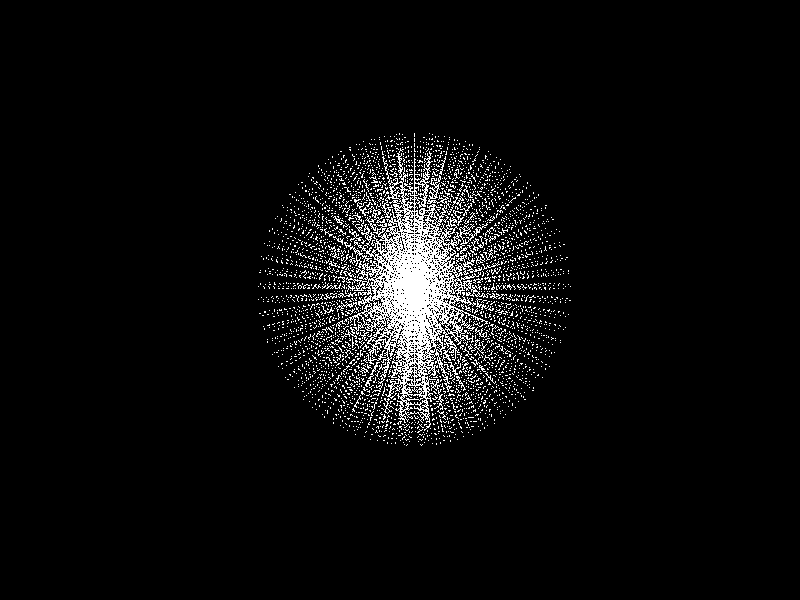
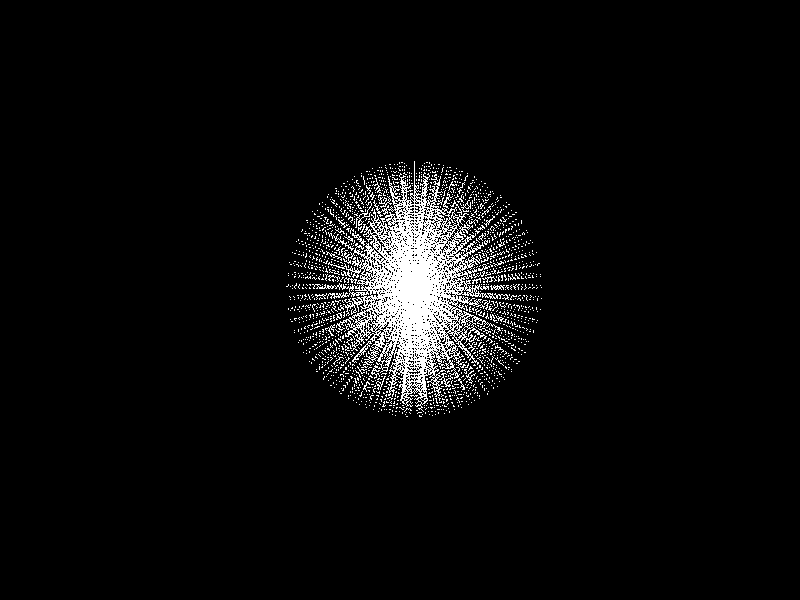
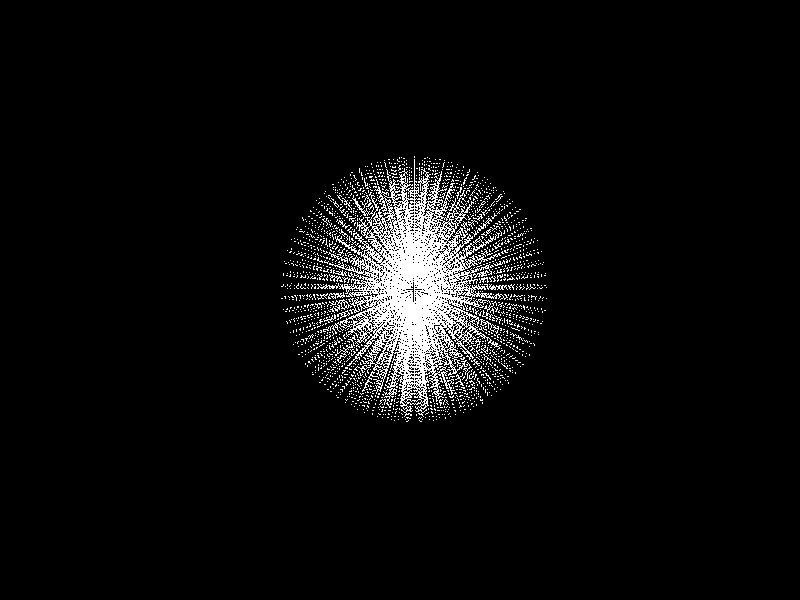
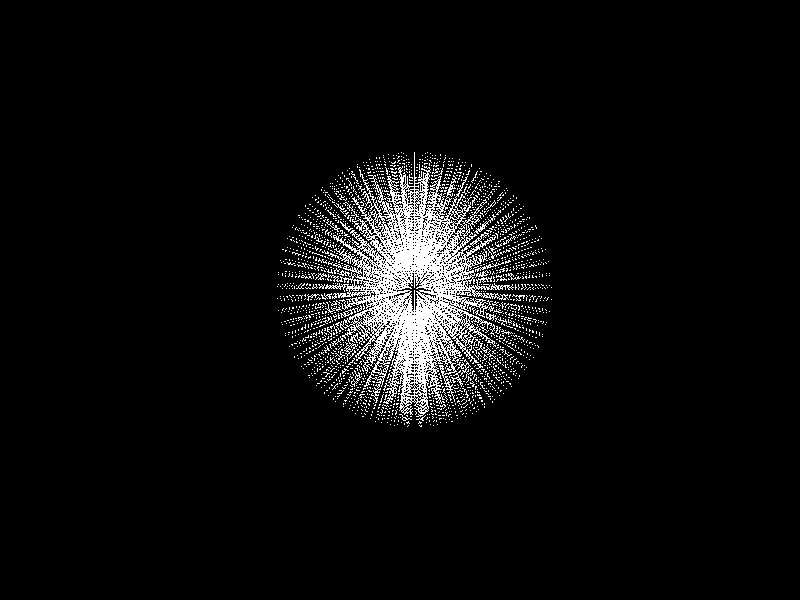

Here is the MATLAB script that generated these plots, in order:

num_steps = 60;

B = 32;

xgv = -2 : 0.1 : 2;
ygv = xgv;
zgv = xgv;
[x, y, z] = meshgrid(xgv, ygv, zgv);
V = rand(size(x));


[az, el, r] = cart2sph(x, y, z);

azv = linspace(-pi, pi, B);
elv = linspace(-pi/2, pi/2, B);
rv = linspace(0, 2, B);

[el, az, r] = meshgrid(elv, azv, rv);

% Final radius
rf = 10;

save_base = 'image_';
save_dir = '~/Desktop/files';

for k = 0 : num_steps
   
    r_shift = r + (k / num_steps) * (rf - r);
    xlim([-15 15]);
    ylim([-15 15]);
    zlim([-15 15]);
    [x2, y2, z2] = sph2cart(az, el, r_shift);
    plot3(x2(:), y2(:), z2(:), '.w', 'markersize', 2);
    set(gcf, 'inverthardcopy', 'off');
    axis image;
    view(3)
    set(gca, 'color', 'black');
    set(gcf, 'color', 'black');
    axis off;
    pause(0.1);
    print(1, '-djpeg', fullfile(save_dir, [save_base num2str(k, '%05d') '.jpg']));
    
end

hold on

for k = 1 : size(x2, 1)-1
    mesh( x2(1:k+1, :, 1), y2(1:k+1, :, 1), z2(1:k+1, :, 1),'facealpha', 0.2, 'facecolor', 'white', 'edgecolor', 'white', 'linewidth', 0.1)
    
    print(1, '-dpng', '-r200', fullfile(save_dir, [save_base num2str(num_steps + k, '%05d') '.png']));
    
end

hold off



